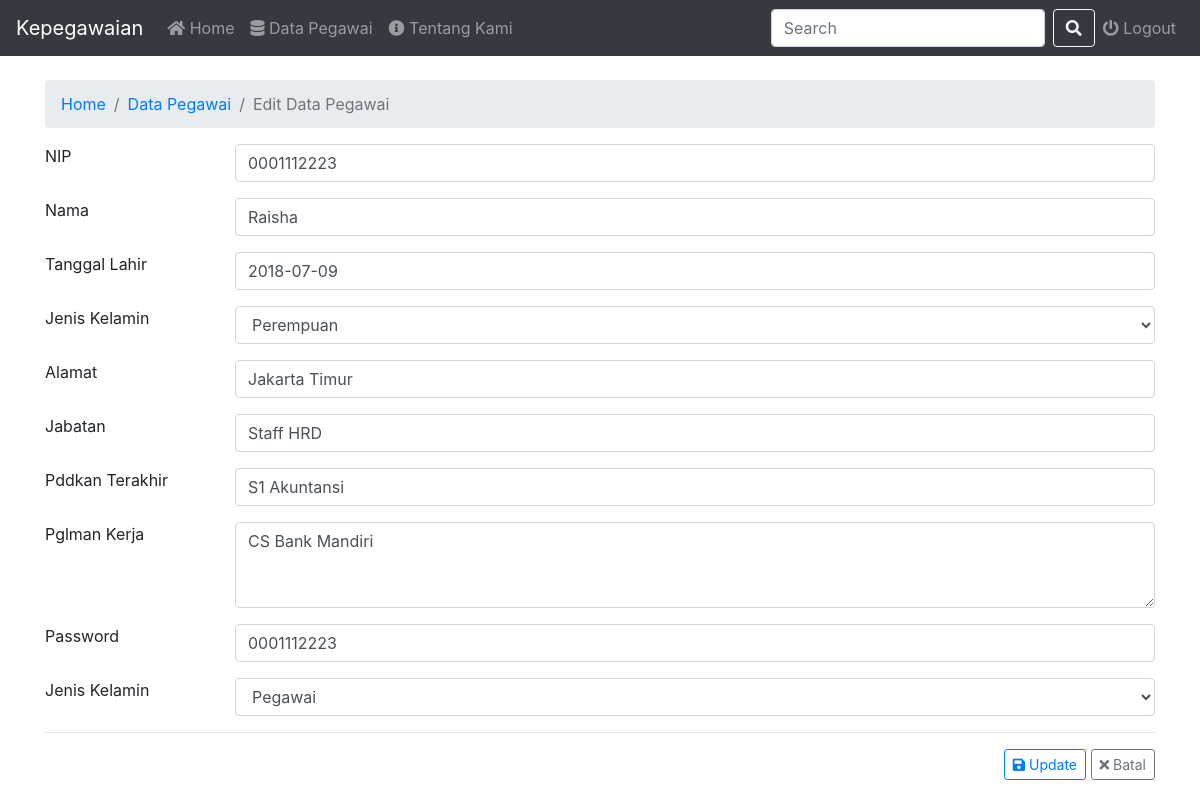
Page /pegawai/operator/editPegawai.php?nip=0001112223 (signed in) on the committed database.
### tables this page shows
CREATE TABLE `pegawai` (
  `nip` char(10) NOT NULL,
  `nama` varchar(30) NOT NULL,
  `tanggal_lahir` varchar(25) NOT NULL,
  `j_kelamin` char(9) NOT NULL,
  `alamat` varchar(50) NOT NULL,
  `jabatan` varchar(50) NOT NULL,
  `pendidikan` varchar(50) NOT NULL,
  `p_kerja` varchar(500) NOT NULL,
  `password` varchar(50) NOT NULL,
  `level` varchar(15) NOT NULL
);

### pegawai/operator/editPegawai.php (the view, shortened to what this page needs)
<?php
	include_once("../koneksi/koneksi.php");
?>
<!DOCTYPE html>
<html lang="en">
<head>
	<link rel="stylesheet" href="https://maxcdn.bootstrapcdn.com/bootstrap/4.0.0/css/bootstrap.min.css">
	<link rel="stylesheet" href="https://use.fontawesome.com/releases/v5.6.3/css/all.css">
    <link href="https://unpkg.com/gijgo@1.9.11/css/gijgo.min.css" rel="stylesheet" type="text/css" />
</head>
<body>
	<nav class="navbar navbar-expand-lg navbar-dark bg-dark">
		<a class="navbar-brand" href="./">Kepegawaian</a>
		<div class="collapse navbar-collapse" id="navbarSupportedContent">
			<ul class="navbar-nav mr-auto">
				<li class="nav-item">
					<a class="nav-link" href="./"><i class='fas fa-home'></i> Home <span class="sr-only">(current)</span></a>
				</li>
				<li class="nav-item">
					<a class="nav-link" href="pegawai.php"><i class='fas fa-database'></i> Data Pegawai</a>
				</li>
				<li class="nav-item">
					<a class="nav-link" href="tentang.php"><i class='fas fa-info-circle'></i> Tentang Kami</a>
				</li>
			</ul>
			<form class="form-inline my-2 my-lg-0">
				<input class="form-control mr-sm-2" type="search" placeholder="Search" aria-label="Search">
				<button class="btn btn-outline-light my-2 my-sm-0" type="submit"><i class="fas fa-search"></i></button>
			</form>
			<ul class="navbar-nav">
				<li class="nav-item">
					<a class="nav-link" href="../koneksi/logout.php"><i class='fas fa-power-off'></i> Logout</a>
				</li>
			</ul>
		</div>
	</nav>
	<?php
		$nip = $_GET['nip'];
		$result = mysqli_query($mysqli, "SELECT * FROM pegawai WHERE nip=$nip");
		while($user_data = mysqli_fetch_array($result))
		{
			$nip = $user_data['nip'];
			$nama = $user_data['nama'];
			$tanggal = $user_data['tanggal_lahir'];
			$jenis_kelamin = $user_data['j_kelamin'];
			$alamat = $user_data['alamat'];
			$jabatan = $user_data['jabatan'];
			$pendidikan = $user_data['pendidikan'];
			$pengalaman = $user_data['p_kerja'];
			$password = $user_data['password'];
		}
	?>
	<div class="container">
		<br>
		<nav aria-label="breadcrumb">
			<ol class="breadcrumb">
				<li class="breadcrumb-item"><a href="./">Home</a></li>
				<li class="breadcrumb-item"><a href="pegawai.php">Data Pegawai</a></li>
				<li class="breadcrumb-item active" aria-current="page">Edit Data Pegawai</li>
			</ol>
		</nav>
			<form method="post">
				<div class="form-group row">
					<label for="nip" class="col-sm-2 control-label">NIP</label>
					<div class="col-sm-10">
						<input class="form-control" type="text" name="nip" value="<?php echo $nip;?>">
					</div>
				</div>
				<div class="form-group row">
					<label for="nama" class="col-sm-2 control-label">Nama</label>
					<div class="col-sm-10">
						<input class="form-control" type="text" name="nama" value="<?php echo $nama;?>">
					</div>
				</div>
				<div class="form-group row">
					<label for="tanggal" class="col-sm-2 control-label">Tanggal Lahir</label>
					<div class="col-sm-10">
						<input class="form-control" type="text" id="datepicker" name="tanggal" value="<?php echo $tanggal;?>">
					</div>
				</div>
				<div class="form-group row">
				  <label for="jk" class="col-sm-2 control-label">Jenis Kelamin</label>
				  <div class="col-sm-10">
					  <select class="form-control" name="jk">
						<?php if ($jenis_kelamin === "Laki-Laki") : ?>
						<option value="Laki-Laki" id="Laki-Laki" name="Laki-Laki" selected>Laki-laki</option>
						<option value="perempuan" id="Perempuan" name="Perempuan">Perempuan</option>
						<?php else : ?>
						<option value="perempuan" id="Perempuan" name="Perempuan" selected>Perempuan</option>
						<?php endif; ?>
					  </select>
				  </div>
				</div>
				<div class="form-group row">
					<label for="alamat" class="col-sm-2 control-label">Alamat</label>
					<div class="col-sm-10">
						<input class="form-control" type="text" name="alamat" value="<?php echo $alamat;?>">
					</div>
				</div>
				<div class="form-group row">
					<label for="jabatan" class="col-sm-2 control-label">Jabatan</label>
					<div class="col-sm-10">
						<input class="form-control" type="text" name="jabatan" value="<?php echo $jabatan;?>">
					</div>
				</div>
				<div class="form-group row">
					<label for="p_terakhir" class="col-sm-2 control-label">Pddkan Terakhir</label>
					<div class="col-sm-10">
						<input class="form-control" type="text" name="p_terakhir" value="<?php echo $pendidikan;?>">
					</div>
				</div>
				<div class="form-group row">
					<label for="p_kerja"  class="col-sm-2 control-label">Pglman Kerja</label>
					<div class="col-sm-10">
						<textarea class="form-control" id="p_kerja" name="p_kerja" rows="3" placeholder="Pengalaman Kerja"><?php echo $pengalaman;?></textarea>
					</div>
				</div>
				<div class="form-group row">
					<label for="pass" class="col-sm-2 control-label">Password</label>
					<div class="col-sm-10">
						<input class="form-control" type="text" name="pass" value="<?php echo $password;?>">
					</div>
				</div>
				<div class="form-group row">
				  <label for="jk" class="col-sm-2 control-label">Jenis Kelamin</label>
				  <div class="col-sm-10">
					  <select class="form-control" name="level">
						<?php if ($jenis_kelamin === "Laki-Laki") : ?>
						<option value="Admin" id="Admin" name="Admin" selected>Admin</option>
						<option value="Pegawai" id="Pegawai" name="Pegawai">Pegawai</option>
						<?php else : ?>
						<option value="Pegawai" id="Pegawai" name="Pegawai" selected>Pegawai</option>
						<?php endif; ?>
					  </select>
				  </div>
				</div>
				<hr>
					<div style="float: right">
						<button  class="btn btn-outline-primary btn-sm" type="submit" id="update" name="update"><i class='fas fa-save'></i> Update</button>
						<button class="btn btn-outline-secondary btn-sm" type="reset" value="Batal"><i class='fas fa-times'></i> Batal</button>
					</div>
			</form>
	</div>
	<br>
	<br>
	<br>
	<br>
	<br>
</body>
</html>

### rows in the picture
pegawai: nip "0001112223", nama "Raisha", tanggal "2018-07-09", jk "Perempuan", alamat "Jakarta Timur", jabatan "Staff HRD", p_terakhir "S1 Akuntansi", p_kerja "CS Bank Mandiri", pass "0001112223", level "Pegawai"
